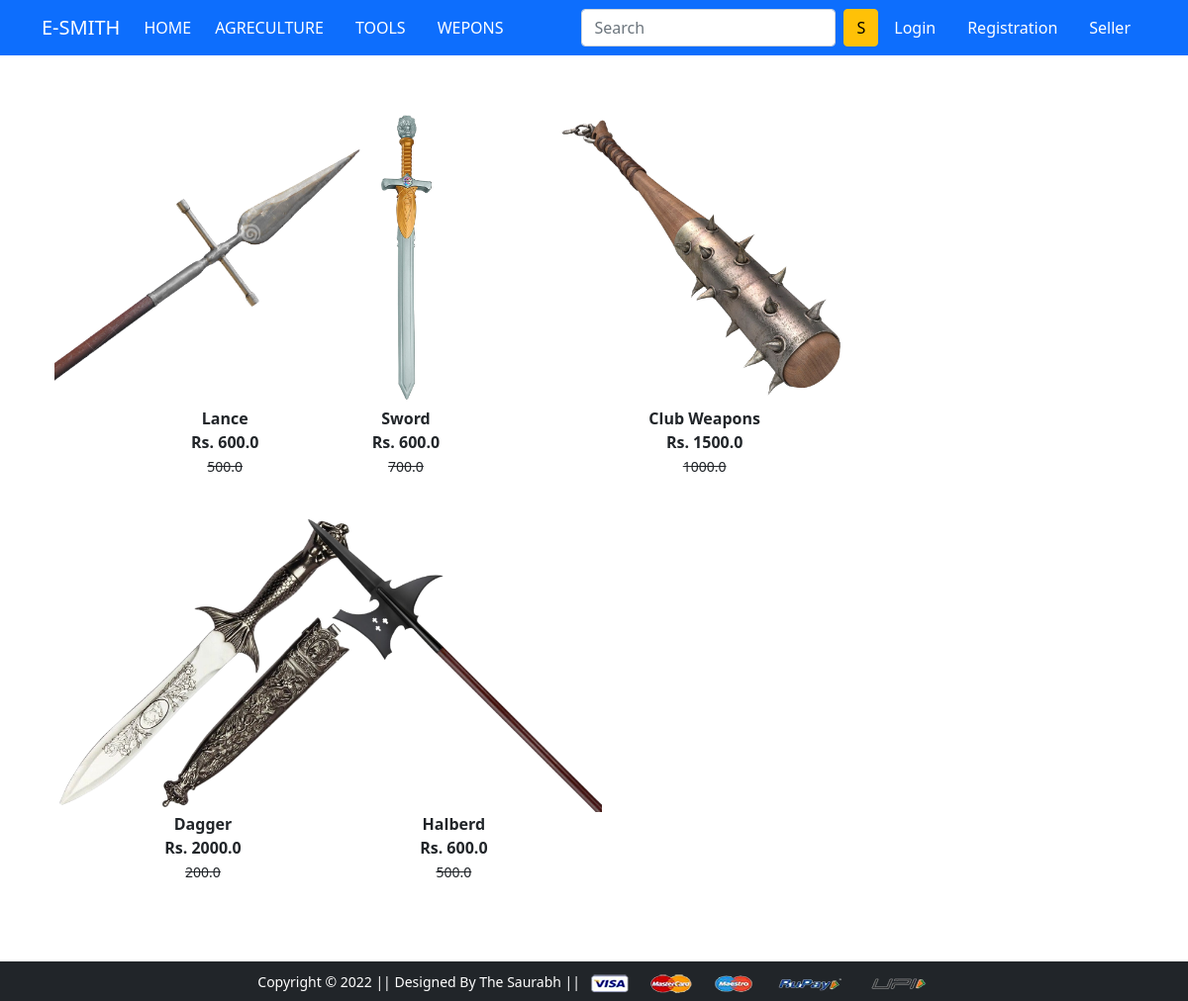
Page /wepons/ on the committed database.
### store/models/product.py (models this page shows, shortened)
class Product(models.Model):
    title=models.CharField(max_length=100)
    selling_price=models.FloatField()
    discounted_price=models.FloatField()
    description=models.TextField()
    brand=models.CharField(max_length=100)
    category=models.CharField(choices=CATEGORY_CHOICES,max_length=2)
    product_image=models.ImageField(upload_to='product')

### store/views.py (the view)
# urls.py: path('wepons/', views.wepon, name='wepons'),
def wepon(request, data=None):
	totalitem = 0
	if request.user.is_authenticated:
		totalitem = len(Cart.objects.filter(user=request.user))
	if data==None :
			wepons = Product.objects.filter(category='TW')
	return render(request, 'store/wepons.html', {'wepon':wepons, 'totalitem':totalitem})

### store/templates/store/wepons.html (shortened to what this page needs)
{% extends 'store/base.html' %}
{% load static %}
{% block main-content %}
<div class="container my-5">
 <div class="row">
  <div class="col-sm-8">
   <div class="row">
    {% for product in wepon %}
     <div class="col-sm-4 text-center mb-4">
      <a href="{% url 'product-detail' product.id %}"
      class="btn">
       <div class="item">
        <img src="{{product.product_image.url}}" alt=""
        height="300" class="">
        <div class="fw-bold">{{product.title}}</div>
        <div class="fw-bold">Rs. {{product.discounted_price}}</div>
        <small class="fw-light text-decoration-line-through">{{product.selling_price}}</small>
       </div>
      </a>
     </div>
    {% endfor %}
   </div>
  </div>
 </div>
</div>
{% endblock main-content %}

### rows in the picture
Product: product_image (picture), title "Lance", discounted_price "600.0", selling_price "500.0"
Product: product_image (picture), title "Sword", discounted_price "600.0", selling_price "700.0"
Product: product_image (picture), title "Club Weapons", discounted_price "1500.0", selling_price "1000.0"
Product: product_image (picture), title "Dagger", discounted_price "2000.0", selling_price "200.0"
Product: product_image (picture), title "Halberd", discounted_price "600.0", selling_price "500.0"
